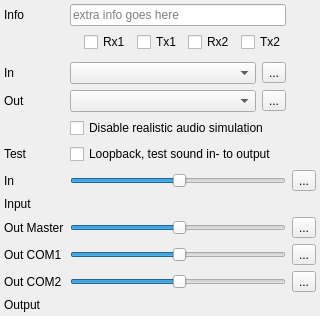
<?xml version="1.0" encoding="UTF-8"?>
<ui version="4.0">
 <class>CAudioDeviceVolumeSetupComponent</class>
 <widget class="QFrame" name="CAudioDeviceVolumeSetupComponent">
  <property name="geometry">
   <rect>
    <x>0</x>
    <y>0</y>
    <width>320</width>
    <height>266</height>
   </rect>
  </property>
  <property name="windowTitle">
   <string>Audio setup</string>
  </property>
  <layout class="QGridLayout" name="gl_AudioDeviceVolumeSetupComponent">
   <property name="leftMargin">
    <number>4</number>
   </property>
   <property name="topMargin">
    <number>4</number>
   </property>
   <property name="rightMargin">
    <number>4</number>
   </property>
   <property name="bottomMargin">
    <number>4</number>
   </property>
   <item row="8" column="3">
    <widget class="QToolButton" name="tb_ResetInVolume">
     <property name="text">
      <string>...</string>
     </property>
      <property name="icon">
        <iconset resource="../../misc/misc.qrc">
          <normaloff>:/pastel/icons/pastel/16/undo.png</normaloff>:/pastel/icons/pastel/16/undo.png</iconset>
      </property>
    </widget>
   </item>
   <item row="8" column="0">
    <widget class="QLabel" name="lbl_VolumeIn">
     <property name="text">
      <string>In</string>
     </property>
    </widget>
   </item>
   <item row="0" column="0">
    <widget class="QLabel" name="lbl_Info">
     <property name="text">
      <string>Info</string>
     </property>
    </widget>
   </item>
   <item row="8" column="1">
    <widget class="QSlider" name="hs_VolumeIn">
     <property name="value">
      <number>50</number>
     </property>
     <property name="orientation">
      <enum>Qt::Horizontal</enum>
     </property>
    </widget>
   </item>
   <item row="3" column="0">
    <widget class="QLabel" name="lbl_SetupAudioOutputDevice">
     <property name="text">
      <string>Out</string>
     </property>
    </widget>
   </item>
   <item row="5" column="1">
    <widget class="QCheckBox" name="cb_DisableAudioEffects">
     <property name="text">
      <string>Disable realistic audio simulation</string>
     </property>
    </widget>
   </item>
   <item row="0" column="1">
    <widget class="QLineEdit" name="le_Info">
     <property name="readOnly">
      <bool>true</bool>
     </property>
     <property name="placeholderText">
      <string>extra info goes here</string>
     </property>
    </widget>
   </item>
   <item row="3" column="1">
    <widget class="QWidget" name="wi_OutDevice" native="true">
     <layout class="QHBoxLayout" name="hl_OutDevice">
      <property name="leftMargin">
       <number>0</number>
      </property>
      <property name="topMargin">
       <number>0</number>
      </property>
      <property name="rightMargin">
       <number>0</number>
      </property>
      <property name="bottomMargin">
       <number>0</number>
      </property>
      <item>
       <widget class="QComboBox" name="cb_SetupAudioOutputDevice"/>
      </item>
      <item>
       <widget class="QToolButton" name="tb_RefreshOutDevice">
        <property name="text">
         <string>...</string>
        </property>
        <property name="icon">
         <iconset resource="../../misc/misc.qrc">
          <normaloff>:/diagona/icons/diagona/icons/arrow-circle-135.png</normaloff>:/diagona/icons/diagona/icons/arrow-circle-135.png</iconset>
        </property>
       </widget>
      </item>
     </layout>
    </widget>
   </item>
   <item row="7" column="0">
    <widget class="QLabel" name="lbl_SetupAudioLoopback">
     <property name="text">
      <string>Test</string>
     </property>
    </widget>
   </item>
   <item row="11" column="3">
    <widget class="QToolButton" name="tb_ResetOutVolume">
     <property name="text">
      <string>...</string>
     </property>
      <property name="icon">
        <iconset resource="../../misc/misc.qrc">
          <normaloff>:/pastel/icons/pastel/16/undo.png</normaloff>:/pastel/icons/pastel/16/undo.png</iconset>
      </property>
    </widget>
   </item>
   <item row="12" column="3">
    <widget class="QToolButton" name="tb_ResetOutVolumeCom1">
     <property name="text">
      <string>...</string>
     </property>
      <property name="icon">
        <iconset resource="../../misc/misc.qrc">
          <normaloff>:/pastel/icons/pastel/16/undo.png</normaloff>:/pastel/icons/pastel/16/undo.png</iconset>
      </property>
    </widget>
   </item>
   <item row="13" column="3">
    <widget class="QToolButton" name="tb_ResetOutVolumeCom2">
     <property name="text">
      <string>...</string>
     </property>
     <property name="icon">
      <iconset resource="../../misc/misc.qrc">
        <normaloff>:/pastel/icons/pastel/16/undo.png</normaloff>:/pastel/icons/pastel/16/undo.png</iconset>
      </property>
    </widget>
   </item>
   <item row="11" column="0">
    <widget class="QLabel" name="lbl_VolumeOut">
     <property name="text">
      <string>Out Master</string>
     </property>
    </widget>
   </item>
   <item row="12" column="0">
    <widget class="QLabel" name="lbl_VolumeOutCom1">
     <property name="text">
      <string>Out COM1</string>
     </property>
    </widget>
   </item>
   <item row="13" column="0">
    <widget class="QLabel" name="lbl_VolumeOutCom2">
     <property name="text">
      <string>Out COM2</string>
     </property>
    </widget>
   </item>
   <item row="1" column="0" colspan="2">
    <widget class="QFrame" name="fr_TxRx">
     <layout class="QHBoxLayout" name="hl_TxRx">
      <property name="leftMargin">
       <number>0</number>
      </property>
      <property name="topMargin">
       <number>0</number>
      </property>
      <property name="rightMargin">
       <number>0</number>
      </property>
      <property name="bottomMargin">
       <number>4</number>
      </property>
      <item>
       <widget class="swift::gui::CLedWidget" name="led_AudioConnected" native="true"/>
      </item>
      <item>
       <widget class="swift::gui::CLedWidget" name="led_Rx1" native="true"/>
      </item>
      <item>
       <widget class="swift::gui::CLedWidget" name="led_Rx2" native="true"/>
      </item>
      <item>
       <spacer name="hs_AudioEffects">
        <property name="orientation">
         <enum>Qt::Horizontal</enum>
        </property>
        <property name="sizeType">
         <enum>QSizePolicy::Fixed</enum>
        </property>
        <property name="sizeHint" stdset="0">
         <size>
          <width>10</width>
          <height>20</height>
         </size>
        </property>
       </spacer>
      </item>
      <item>
       <widget class="QCheckBox" name="cb_1Rec">
        <property name="text">
         <string>Rx1</string>
        </property>
       </widget>
      </item>
      <item>
       <widget class="QCheckBox" name="cb_1Tx">
        <property name="text">
         <string>Tx1</string>
        </property>
       </widget>
      </item>
      <item>
       <widget class="QCheckBox" name="cb_2Rec">
        <property name="text">
         <string>Rx2</string>
        </property>
       </widget>
      </item>
      <item>
       <widget class="QCheckBox" name="cb_2Tx">
        <property name="text">
         <string>Tx2</string>
        </property>
       </widget>
      </item>
     </layout>
    </widget>
   </item>
   <item row="2" column="1">
    <widget class="QWidget" name="wi_InDevice" native="true">
     <layout class="QHBoxLayout" name="hl_InDevice">
      <property name="leftMargin">
       <number>0</number>
      </property>
      <property name="topMargin">
       <number>0</number>
      </property>
      <property name="rightMargin">
       <number>0</number>
      </property>
      <property name="bottomMargin">
       <number>0</number>
      </property>
      <item>
       <widget class="QComboBox" name="cb_SetupAudioInputDevice">
        <property name="frame">
         <bool>true</bool>
        </property>
       </widget>
      </item>
      <item>
       <widget class="QToolButton" name="tb_RefreshInDevice">
        <property name="text">
         <string>...</string>
        </property>
        <property name="icon">
         <iconset resource="../../misc/misc.qrc">
          <normaloff>:/diagona/icons/diagona/icons/arrow-circle-135.png</normaloff>:/diagona/icons/diagona/icons/arrow-circle-135.png</iconset>
        </property>
       </widget>
      </item>
     </layout>
    </widget>
   </item>
   <item row="7" column="1">
    <widget class="QWidget" name="wi_TestAudio" native="true">
     <layout class="QHBoxLayout" name="hl_TestAudio">
      <property name="leftMargin">
       <number>0</number>
      </property>
      <property name="topMargin">
       <number>0</number>
      </property>
      <property name="rightMargin">
       <number>0</number>
      </property>
      <property name="bottomMargin">
       <number>0</number>
      </property>
      <item>
       <widget class="QCheckBox" name="cb_SetupAudioLoopback">
        <property name="text">
         <string>Loopback, test sound in- to output</string>
        </property>
       </widget>
      </item>
     </layout>
    </widget>
   </item>
   <item row="11" column="1">
    <widget class="QSlider" name="hs_VolumeOut">
     <property name="value">
      <number>50</number>
     </property>
     <property name="orientation">
      <enum>Qt::Horizontal</enum>
     </property>
    </widget>
   </item>
   <item row="12" column="1">
    <widget class="QSlider" name="hs_VolumeOutCom1">
     <property name="value">
      <number>50</number>
     </property>
     <property name="orientation">
      <enum>Qt::Horizontal</enum>
     </property>
    </widget>
   </item>
   <item row="13" column="1">
    <widget class="QSlider" name="hs_VolumeOutCom2">
     <property name="value">
      <number>50</number>
     </property>
     <property name="orientation">
      <enum>Qt::Horizontal</enum>
     </property>
    </widget>
   </item>
  <item row="14" column="0">
    <widget class="QLabel" name="lbl_OutLevelMeter">
     <property name="text">
      <string>Output</string>
     </property>
    </widget>
   </item>
   <item row="14" column="1">
    <widget class="swift::gui::CLevelMeter" name="wip_OutLevelMeter">
     <property name="sizePolicy">
      <sizepolicy hsizetype="Expanding" vsizetype="Preferred">
       <horstretch>0</horstretch>
       <verstretch>0</verstretch>
      </sizepolicy>
     </property>
    </widget>
   </item>
  <item row="9" column="0">
    <widget class="QLabel" name="lbl_InLevelMeter">
     <property name="text">
      <string>Input</string>
     </property>
    </widget>
  </item>
   <item row="9" column="1">
    <widget class="swift::gui::CLevelMeter" name="wip_InLevelMeter">
     <property name="sizePolicy">
      <sizepolicy hsizetype="Expanding" vsizetype="Preferred">
       <horstretch>0</horstretch>
       <verstretch>0</verstretch>
      </sizepolicy>
     </property>
    </widget>
   </item>
   <item row="2" column="0">
    <widget class="QLabel" name="lbl_SetupAudioInputDevice">
     <property name="text">
      <string>In</string>
     </property>
    </widget>
   </item>
  </layout>
 </widget>
 <customwidgets>
  <customwidget>
   <class>swift::gui::CLevelMeter</class>
   <extends>QFrame</extends>
   <header>gui/levelmeter.h</header>
   <container>1</container>
  </customwidget>
  <customwidget>
   <class>swift::gui::CLedWidget</class>
   <extends>QWidget</extends>
   <header>gui/led.h</header>
   <container>1</container>
  </customwidget>
 </customwidgets>
 <tabstops>
  <tabstop>le_Info</tabstop>
  <tabstop>cb_1Rec</tabstop>
  <tabstop>cb_1Tx</tabstop>
  <tabstop>cb_2Rec</tabstop>
  <tabstop>cb_2Tx</tabstop>
  <tabstop>cb_SetupAudioInputDevice</tabstop>
  <tabstop>tb_RefreshInDevice</tabstop>
  <tabstop>cb_SetupAudioOutputDevice</tabstop>
  <tabstop>tb_RefreshOutDevice</tabstop>
  <tabstop>cb_DisableAudioEffects</tabstop>
  <tabstop>cb_SetupAudioLoopback</tabstop>
  <tabstop>hs_VolumeIn</tabstop>
  <tabstop>tb_ResetInVolume</tabstop>
  <tabstop>hs_VolumeOutCom1</tabstop>
  <tabstop>tb_ResetOutVolumeCom1</tabstop>
  <tabstop>hs_VolumeOutCom2</tabstop>
  <tabstop>tb_ResetOutVolumeCom2</tabstop>
 </tabstops>
 <resources>
  <include location="../../misc/misc.qrc"/>
 </resources>
 <connections/>
</ui>
